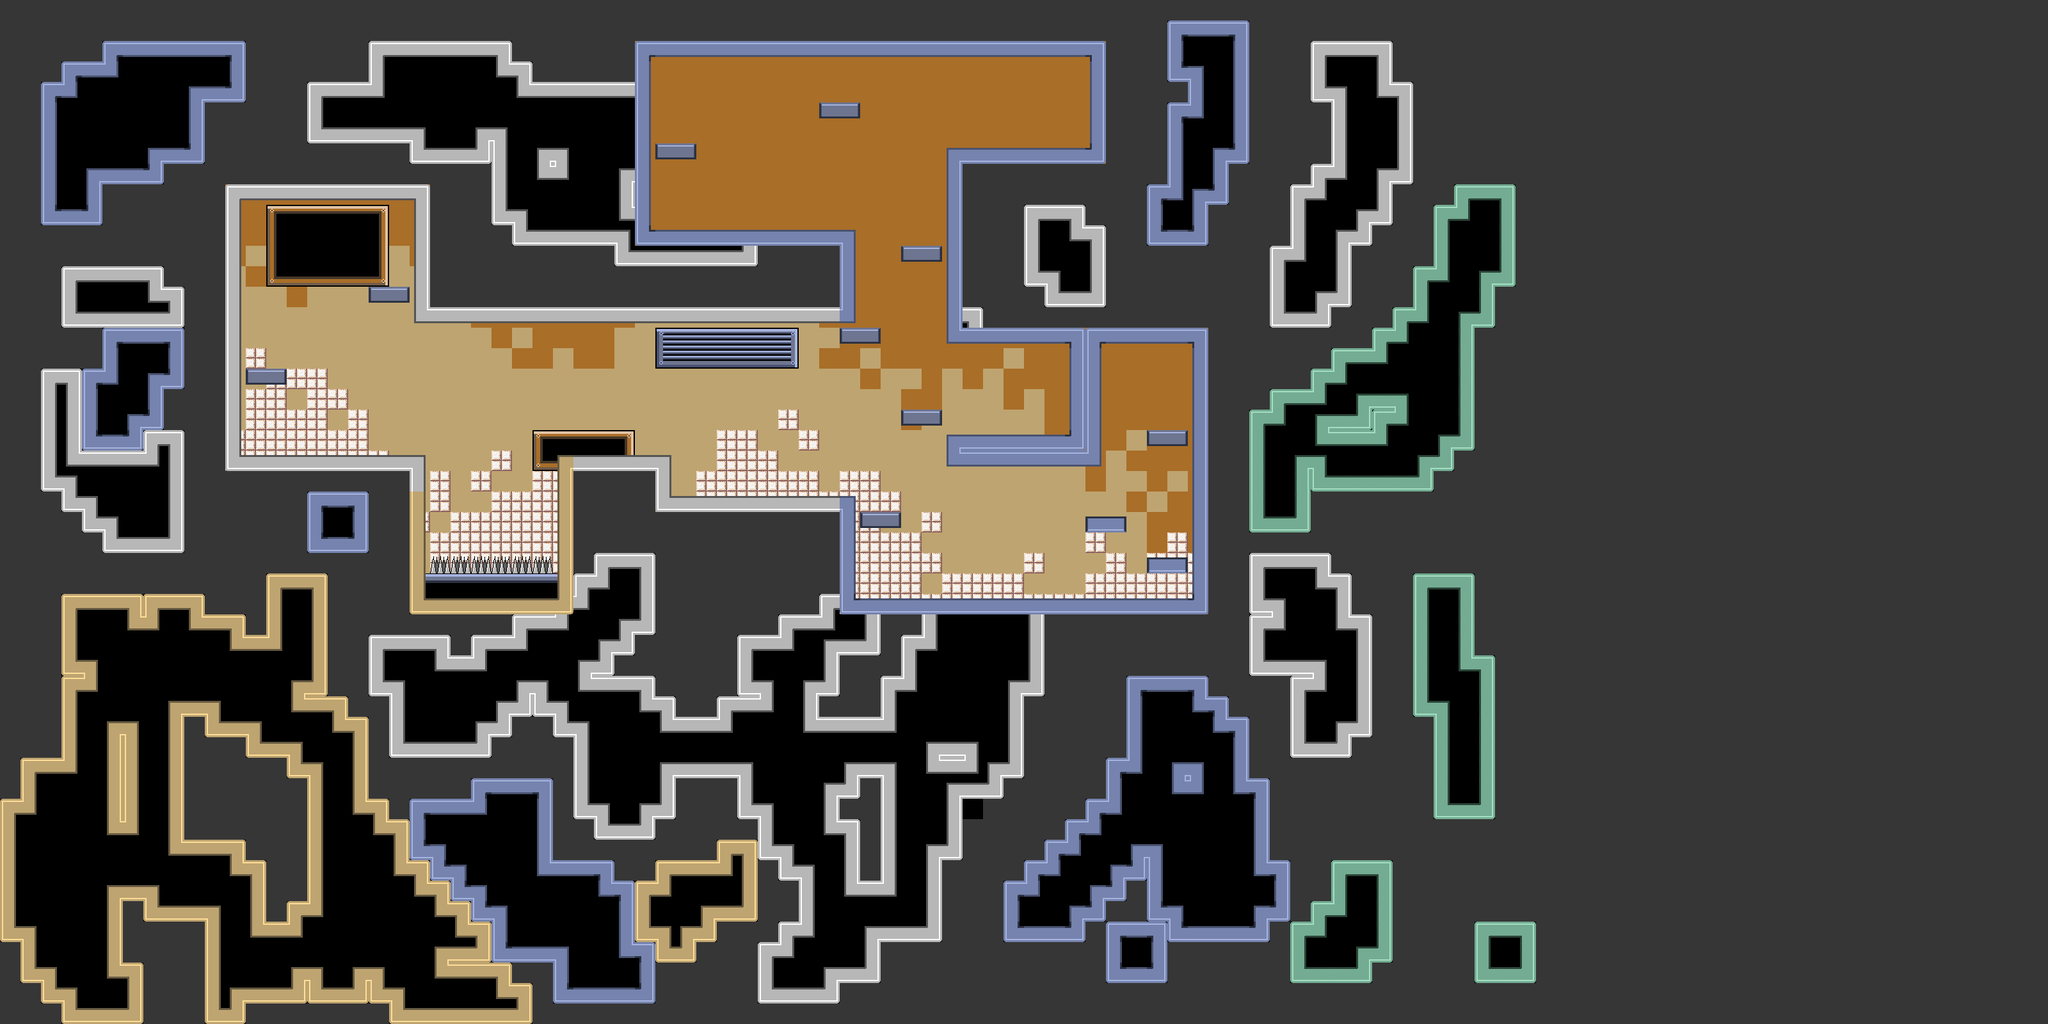

Rendered tile map (Tiled .tmx) drawn with the repository's tilesets; below, a short description and the map source with its tile grids summarised:
An orthogonal 100x50 tile map with 32x32 px tiles, 2 tile layers (BGTiles, MapTiles) and 58 objects.

<map version="1.0" orientation="orthogonal" renderorder="right-down" width="100" height="50" tilewidth="32" tileheight="32" nextobjectid="106">
 <tileset firstgid="1" name="test" tilewidth="32" tileheight="32" tilecount="640" columns="20">
  <image source="Tilesheet/test.png" width="640" height="1024" />
  <terraintypes>
   <terrain name="GreyTransparent" tile="-1" />
   <terrain name="RedTransparent" tile="-1" />
   <terrain name="GreenTransparent" tile="-1" />
   <terrain name="YellowTransparent" tile="-1" />
   <terrain name="BrownTransparent" tile="-1" />
   <terrain name="BlueTransparent" tile="-1" />
   <terrain name="DarkBlueTransparent" tile="-1" />
  </terraintypes>
  <tile id="0" terrain=",,,0" />
  <tile id="11" terrain=",,0," />
  <tile id="21" terrain=",,,1" />
  <tile id="22" terrain=",,1," />
  <tile id="23" terrain=",,,2" />
  <tile id="24" terrain=",,2," />
  <tile id="25" terrain=",,,3" />
  <tile id="26" terrain=",,3," />
  <tile id="27" terrain=",,,4" />
  <tile id="28" terrain=",,4," />
  <tile id="29" terrain=",,,5" />
  <tile id="30" terrain=",,5," />
  <tile id="41" terrain=",1,," />
  <tile id="42" terrain="1,,," />
  <tile id="43" terrain=",2,," />
  <tile id="44" terrain="2,,," />
  <tile id="45" terrain=",3,," />
  <tile id="46" terrain="3,,," />
  <tile id="47" terrain=",4,," />
  <tile id="48" terrain="4,,," />
  <tile id="49" terrain=",5,," />
  <tile id="50" terrain="5,,," />
  <tile id="69" terrain=",,,6" />
  <tile id="70" terrain=",,6," />
  <tile id="89" terrain=",6,," />
  <tile id="90" terrain="6,,," />
  <tile id="140" terrain=",0,," />
  <tile id="151" terrain="0,,," />
  <tile id="170" terrain="0,0,0,0" />
  <tile id="171" terrain="1,1,1,1" />
  <tile id="172" terrain="2,2,2,2" />
  <tile id="173" terrain="3,3,3,3" />
  <tile id="174" terrain="4,4,4,4" />
  <tile id="175" terrain="5,5,5,5" />
  <tile id="176" terrain="3,,3," />
  <tile id="177" terrain="3,3,," />
  <tile id="178" terrain="5,,5," />
  <tile id="179" terrain="5,5,," />
  <tile id="190" terrain="6,6,6,6" />
  <tile id="196" terrain=",,3,3" />
  <tile id="197" terrain=",3,,3" />
  <tile id="198" terrain=",,5,5" />
  <tile id="199" terrain=",5,,5" />
  <tile id="204" terrain="4,,4," />
  <tile id="205" terrain="4,4,," />
  <tile id="206" terrain="0,,0," />
  <tile id="207" terrain="0,0,," />
  <tile id="208" terrain="1,,1," />
  <tile id="209" terrain="1,1,," />
  <tile id="210" terrain="2,,2," />
  <tile id="211" terrain="2,2,," />
  <tile id="216" terrain="3,3,3," />
  <tile id="217" terrain="3,3,,3" />
  <tile id="218" terrain="5,5,5," />
  <tile id="219" terrain="5,5,,5" />
  <tile id="224" terrain=",,4,4" />
  <tile id="225" terrain=",4,,4" />
  <tile id="226" terrain=",,0,0" />
  <tile id="227" terrain=",0,,0" />
  <tile id="228" terrain=",,1,1" />
  <tile id="229" terrain=",1,,1" />
  <tile id="230" terrain=",,2,2" />
  <tile id="231" terrain=",2,,2" />
  <tile id="236" terrain="3,,3,3" />
  <tile id="237" terrain=",3,3,3" />
  <tile id="238" terrain="5,,5,5" />
  <tile id="239" terrain=",5,5,5" />
  <tile id="244" terrain="4,4,4," />
  <tile id="245" terrain="4,4,,4" />
  <tile id="246" terrain="0,0,0," />
  <tile id="247" terrain="0,0,,0" />
  <tile id="248" terrain="1,1,1," />
  <tile id="249" terrain="1,1,,1" />
  <tile id="250" terrain="2,2,2," />
  <tile id="251" terrain="2,2,,2" />
  <tile id="264" terrain="4,,4,4" />
  <tile id="265" terrain=",4,4,4" />
  <tile id="266" terrain="0,,0,0" />
  <tile id="267" terrain=",0,0,0" />
  <tile id="268" terrain="1,,1,1" />
  <tile id="269" terrain=",1,1,1" />
  <tile id="270" terrain="2,,2,2" />
  <tile id="271" terrain=",2,2,2" />
  <tile id="284" terrain="6,,6," />
  <tile id="285" terrain="6,6,," />
  <tile id="304" terrain=",,6,6" />
  <tile id="305" terrain=",6,,6" />
  <tile id="324" terrain="6,6,6," />
  <tile id="325" terrain="6,6,,6" />
  <tile id="344" terrain="6,,6,6" />
  <tile id="345" terrain=",6,6,6" />
 </tileset>
 <objectgroup name="working1.png" />
 <layer name="BGTiles" width="100" height="50">
  <data>[5000 cells, 4983 non-empty, 71 distinct tile ids]</data>
 </layer>
 <layer name="MapTiles" width="100" height="50">
  <data>[5000 cells, 803 non-empty, 36 distinct tile ids]</data>
 </layer>
 <objectgroup name="Collisions">
  <object id="5" x="375" y="712" width="287.667" height="61" />
  <object id="7" x="873.333" y="711.667" width="172" height="238" />
  <object id="8" x="605" y="773" width="57" height="217" />
  <object id="9" x="352" y="258" width="316.333" height="52" />
  <object id="12" x="652" y="936.667" width="237.333" height="62.6667" />
  <object id="22" x="1480.67" y="230.333" width="426" height="302" />
  <object id="23" x="307.333" y="276.667" width="65.3333" height="473.333" />
  <object id="24" x="648" y="357.667" width="686.333" height="144.667" />
  <object id="25" x="1046.67" y="775.667" width="284.667" height="200.667" />
  <object id="26" x="1408" y="641.333" width="60" height="20.6667" />
  <object id="27" x="1344" y="801.333" width="60.6667" height="22" />
  <object id="40" x="576.667" y="448" width="60.6667" height="22" />
  <object id="41" x="385.667" y="578" width="60.6667" height="22" />
  <object id="59" x="940" y="41.3333" width="74.6667" height="328" />
  <object id="60" x="1017.33" y="20" width="728" height="66.6667" />
  <object id="61" x="1705.33" y="89.3333" width="53.3333" height="134.667" />
  <object id="62" x="1866.67" y="534.667" width="66.6667" height="449.333" />
  <object id="63" x="1337.33" y="936" width="524" height="54.6667" />
  <object id="64" x="1480" y="680" width="240" height="45.3333" />
  <object id="65" x="1672" y="533.333" width="49.3333" height="148" />
  <object id="66" x="1312.33" y="511.667" width="60.6667" height="22" />
  <object id="67" x="1409.67" y="386.333" width="60.6667" height="22" />
  <object id="68" x="1025.67" y="225" width="60.6667" height="22" />
  <object id="69" x="1281.67" y="162.333" width="60.6667" height="22" />
  <object id="70" x="1697.83" y="809.5" width="60.6667" height="22" />
  <object id="71" x="1792.33" y="674.333" width="60.6667" height="22" />
  <object id="72" x="1792.83" y="872" width="60.6667" height="22" />
  <object id="104" x="665.333" y="882.667" width="205.333" height="21.3333">
   <properties>
    <property name="death" value="" />
   </properties>
  </object>
 </objectgroup>
 <objectgroup name="SpawnPoint">
  <object id="73" x="606.667" y="400" />
 </objectgroup>
 <objectgroup name="Candy">
  <object id="74" x="414.667" y="544" />
  <object id="75" x="410.667" y="668" />
  <object id="76" x="477.333" y="666.667" />
  <object id="77" x="536" y="668" />
  <object id="78" x="606.667" y="669.333">
   <properties>
    <property name="effect" value="MOVE_FASTER" />
   </properties>
  </object>
  <object id="79" x="700" y="626.667" />
  <object id="80" x="766.667" y="600" />
  <object id="81" x="842.667" y="622.667" />
  <object id="82" x="905.333" y="664">
   <properties>
    <property name="effect" value="MOVE_SLOWER" />
   </properties>
  </object>
  <object id="84" x="1116" y="736" />
  <object id="85" x="1245.33" y="736" />
  <object id="86" x="1374.67" y="774.667" />
  <object id="87" x="1822.67" y="842.667" />
  <object id="88" x="1725.33" y="762.667">
   <properties>
    <property name="effect" value="JUMP_HIGHER" />
   </properties>
  </object>
  <object id="89" x="1822.67" y="637.333" />
  <object id="90" x="1376" y="897.333" />
  <object id="91" x="1532" y="637.333" />
  <object id="92" x="1628" y="578.667" />
  </objectgroup>
</map>
<!-- 11 of 58 objects omitted -->
